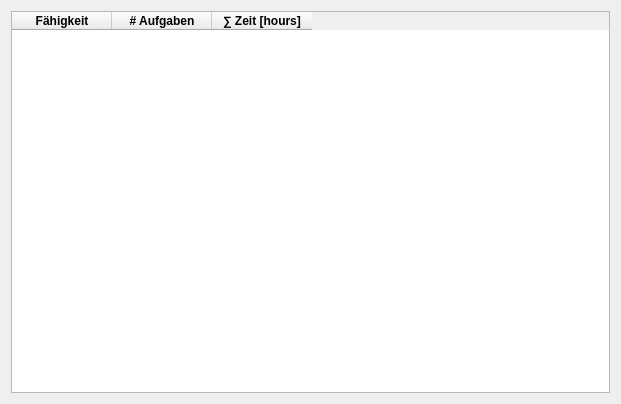
<?xml version="1.0" encoding="UTF-8"?>
<ui version="4.0">
 <class>Dialog</class>
 <widget class="QDialog" name="Dialog">
  <property name="geometry">
   <rect>
    <x>0</x>
    <y>0</y>
    <width>621</width>
    <height>404</height>
   </rect>
  </property>
  <property name="windowTitle">
   <string>Dialog</string>
  </property>
  <layout class="QVBoxLayout" name="verticalLayout">
   <item>
    <widget class="QTableWidget" name="skills_table">
     <property name="sizePolicy">
      <sizepolicy hsizetype="Expanding" vsizetype="Expanding">
       <horstretch>0</horstretch>
       <verstretch>0</verstretch>
      </sizepolicy>
     </property>
     <property name="autoFillBackground">
      <bool>true</bool>
     </property>
     <property name="editTriggers">
      <set>QAbstractItemView::DoubleClicked|QAbstractItemView::EditKeyPressed</set>
     </property>
     <property name="tabKeyNavigation">
      <bool>false</bool>
     </property>
     <property name="showDropIndicator" stdset="0">
      <bool>false</bool>
     </property>
     <property name="dragDropOverwriteMode">
      <bool>false</bool>
     </property>
     <property name="selectionMode">
      <enum>QAbstractItemView::SingleSelection</enum>
     </property>
     <property name="selectionBehavior">
      <enum>QAbstractItemView::SelectRows</enum>
     </property>
     <property name="sortingEnabled">
      <bool>true</bool>
     </property>
     <property name="wordWrap">
      <bool>false</bool>
     </property>
     <attribute name="verticalHeaderVisible">
      <bool>false</bool>
     </attribute>
     <column>
      <property name="text">
       <string>Fähigkeit</string>
      </property>
      <property name="font">
       <font>
        <weight>75</weight>
        <bold>true</bold>
       </font>
      </property>
      <property name="textAlignment">
       <set>AlignCenter</set>
      </property>
     </column>
     <column>
      <property name="text">
       <string># Aufgaben</string>
      </property>
      <property name="font">
       <font>
        <weight>75</weight>
        <bold>true</bold>
       </font>
      </property>
      <property name="textAlignment">
       <set>AlignCenter</set>
      </property>
     </column>
     <column>
      <property name="text">
       <string>∑ Zeit [hours]</string>
      </property>
      <property name="font">
       <font>
        <weight>75</weight>
        <bold>true</bold>
       </font>
      </property>
      <property name="textAlignment">
       <set>AlignCenter</set>
      </property>
     </column>
    </widget>
   </item>
  </layout>
 </widget>
 <resources/>
 <connections/>
</ui>
